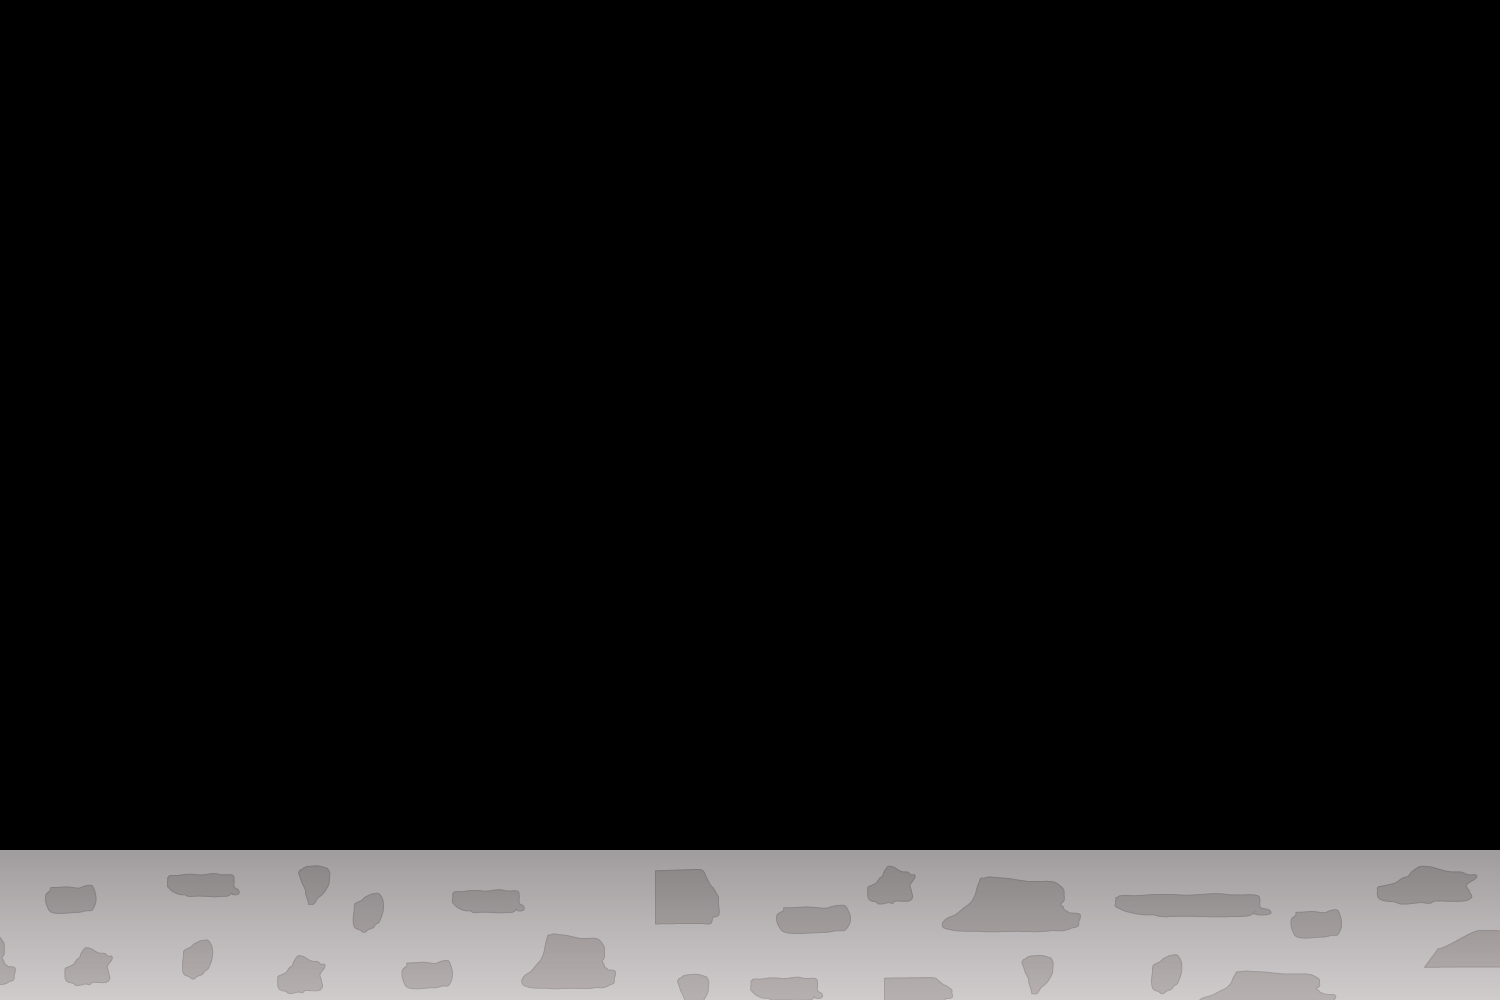

The image is a tile-based game level rendered from a .tmx file. Its description and source (layers, tilesets, objects; grid data summarised) follow:
An orthogonal 30x40 tile map with 50x25 px tiles, 1 tile layer (Tile Layer 1).

<map version="1.0" orientation="orthogonal" width="30" height="40" tilewidth="50" tileheight="25">
 <tileset firstgid="1" name="ground2" tilewidth="50" tileheight="25">
  <image source="groundCity.png" width="1922" height="165" />
 </tileset>
 <layer name="Tile Layer 1" width="30" height="40">
  <data>[1200 cells, 180 non-empty, 180 distinct tile ids]</data>
 </layer>
</map>
